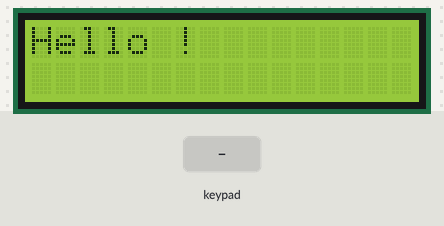
A sketch run on a simulated ESP32. On the bench: 16×2 character LCD. Wiring (inferred from the names in the program): 4×4 keypad with keys 1 2 3 A 4 5 6 B 7 8 9 C * 0 # D (labels assumed): rows GPIO 17, GPIO 16, GPIO 15, GPIO 14; columns GPIO 13, GPIO 12, GPIO 1, GPIO 3. Inputs (shaded band) come from the test bench.

Above: at 0.1 s.
2.3 s: keypad keys 1 2 # pressed 0.4 s apart
At 4.7 s:
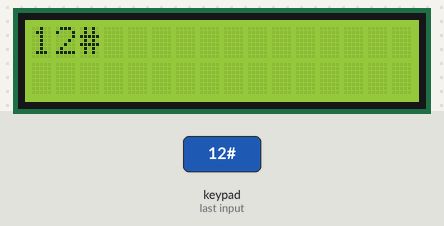
5.0 s: key 'A' pressed
At 5.8 s:
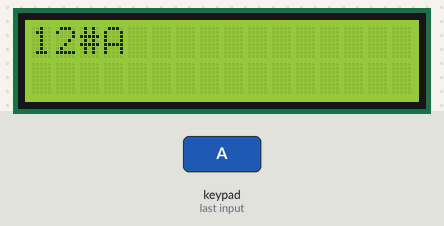
6.5 s: key 'B' pressed
At 7.0 s:
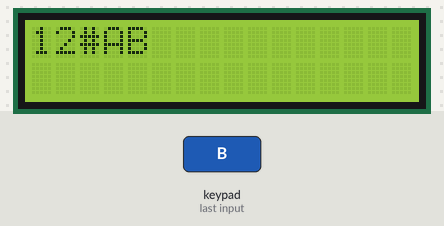
8.0 s: keypad keys 1 2 * pressed 0.4 s apart
At 10.2 s:
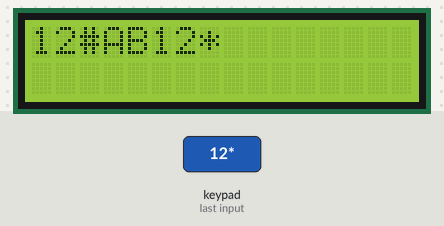
10.7 s: key 'C' pressed
At 11.3 s:
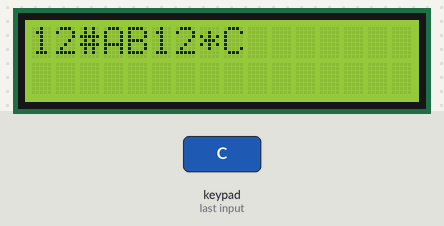
12.2 s: keypad keys 1 2 A pressed 0.4 s apart
At 14.6 s:
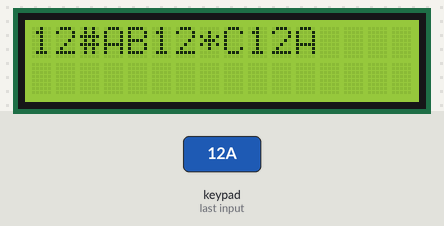
Timing chart, 0 to 15.9 s (numbered marks = the images above; inputs shaded):
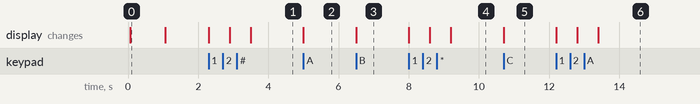

The sketch:

KEYPAD_WITHOUT_LIBRARY.ino
```cpp
#include<LiquidCrystal.h>

// Setting (RS,E,D4,D5,D6,D7) for particular pin number
LiquidCrystal lcd(22, 21, 25, 27, 4, 0, 2);

// Define variable c1,c2,c3,r1,r2,r3,r4 and del
int c1 = 13, c2 = 12, c3 = 1, c4 = 3 ;
int r1 = 17, r2 = 16, r3 = 15, r4 = 14;
int del = 600;

void setup() {
  lcd.begin(16, 2);
  lcd.setCursor(0, 0);
  lcd.print("Hello !");
  delay(1000);
  lcd.clear();

  /* use input pull-up feature of arduino, so that input c1 to c3 remains HIGH in absence input
    signal
  */
  pinMode(c1, INPUT_PULLUP);
  pinMode(c2, INPUT_PULLUP);
  pinMode(c3, INPUT_PULLUP);
  pinMode(c4, INPUT_PULLUP);

  // Set r1,r2,r3,r4 pins to OUTPUT mode
  pinMode(r1, OUTPUT);
  pinMode(r2, OUTPUT);
  pinMode(r3, OUTPUT);
  pinMode(r4, OUTPUT);
}

void loop() {
  // Calling user defined function row1( ), row2( ), row3( ) and row4( ) next to each other
  row1();
  row2();
  row3();
  row4();
}

// Logic to function row1( )
void row1() {
  /* This the same condition we understand in topic 9.2 i.e. one row should be Low and others should be High to distinguish between other rows and to print row 1 data
  */
  digitalWrite(r1, LOW);
  digitalWrite(r2, HIGH);
  digitalWrite(r3, HIGH);
  digitalWrite(r4, HIGH);

  /* We know high signal becomes low when it gets a direct path to ground */
  /* Reading state of c1 and checking if it is LOW then print ‘1’ and if c2 is LOW print ‘2’ and if c3 is LOW print ‘3’
  */
  if (digitalRead(c1) == LOW) {
    lcd.print("1"); delay(del);
  }
  else if (digitalRead(c2) == LOW) {
    lcd.print("2"); delay(del);
  }
  else if (digitalRead(c3) == LOW) {
    lcd.print("3"); delay(del);
  }
  else if (digitalRead(c4) == LOW) {
    lcd.print("A"); delay(del);
  }
  //delay(del);
  /*why do we not set single delay here instead three in if blocks? Because if we give delay in
     if block then delay will executed only if any key has been pressed but if we give delay
     here each time either key pressed or not delay will be executed which slows the
     programming process.
  */
}

/* Similarly as we set logic for row1 we can set logic for other rows.
   Keep row LOW which we want to set logic and others to be HIGH
   But this time we will print ‘4’, ‘5’, ‘6’ on column key pressed instead of ‘1’, ‘2’, ‘3’.
*/
void row2() {
  digitalWrite(r1, HIGH);
  digitalWrite(r2, LOW);
  digitalWrite(r3, HIGH);
  digitalWrite(r4, HIGH);

  if (digitalRead(c1) == LOW) {
    lcd.print("4"); delay(del);
  }
  else if (digitalRead(c2) == LOW) {
    lcd.print("5"); delay(del);
  }
  else if (digitalRead(c3) == LOW) {
    lcd.print("6"); delay(del);
  }
  else if (digitalRead(c4) == LOW) {
    lcd.print("B"); delay(del);
  }
}

/* In this we will print ‘7’, ‘8’, ‘9’ on column key pressed.
*/
void row3() {
  digitalWrite(r1, HIGH);
  digitalWrite(r2, HIGH);
  digitalWrite(r3, LOW);
  digitalWrite(r4, HIGH);

  if (digitalRead(c1) == LOW) {
    lcd.print("7"); delay(del);
  }
  else if (digitalRead(c2) == LOW) {
    lcd.print("8"); delay(del);
  }
  else if (digitalRead(c3) == LOW) {
    lcd.print("9"); delay(del);
  }
  else if (digitalRead(c4) == LOW) {
    lcd.print("C"); delay(del);
  }
}
/* In this we will print ‘*’, ‘0’, ‘#’ on column key pressed.
*/
void row4() {
  digitalWrite(r1, HIGH);
  digitalWrite(r2, HIGH);
  digitalWrite(r3, HIGH);
  digitalWrite(r4, LOW);

  if (digitalRead(c1) == LOW) {
    lcd.print("*"); delay(del);
  }
  else if (digitalRead(c2) == LOW) {
    lcd.print("0"); delay(del);
  }
  else if (digitalRead(c3) == LOW) {
    lcd.print("#"); delay(del);
  }
  else if (digitalRead(c4) == LOW) {
    lcd.print("D"); delay(del);
  }
}
```

Measured:
- after the input at 2.3 s, the display: first changes at once (image 1 shows a later state)
- after the input at 5.0 s, the display: changes at once (image 2)
- after the input at 6.5 s, the display: changes at once (image 3)
- after the input at 8.0 s, the display: first changes at once (image 4 shows a later state)
- after the input at 10.7 s, the display: changes at once (image 5)
- after the input at 12.2 s, the display: first changes at once (image 6 shows a later state)
- what the display in image 0 shows lasts 1.0 s, from 0.1 s to 1.1 s
